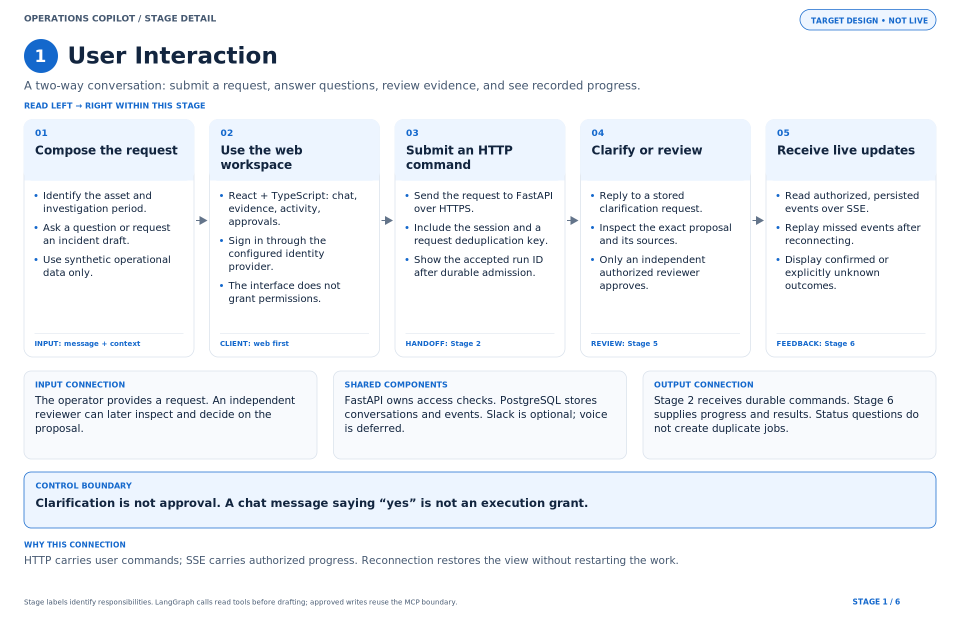
#> input picture docs/diagrams/png/01-user-interaction.png, 1920 x 1240 px (shown at 1/2 size); its folder holds 4 pictures in this run
$ python build_charts.py
#> lines starting #> are read from the running program, lines starting #| are printed output that depends on the picture
"""Render six separate, editable, left-to-right technical diagrams.
Uses Pillow for text metrics and CairoSVG for PNG previews. Fonts are not bundled.
These are target-design diagrams, not verified application/deployment evidence.
"""
from pathlib import Path
from html import escape
from xml.etree import ElementTree as ET
import json, zipfile
from PIL import ImageFont, Image, ImageOps, ImageDraw
import cairosvg

ROOT = Path(__file__).resolve().parent
W, H = 1920, 1240
FONT = '/usr/share/fonts/truetype/dejavu/DejaVuSans.ttf'
BOLD = '/usr/share/fonts/truetype/dejavu/DejaVuSans-Bold.ttf'
INK, MUTED, LINE = '#12253F', '#465971', '#D9E1EB'
STAGES = [
 dict(num=1, slug='user-interaction', title='User Interaction',
      subtitle='A two-way conversation: submit a request, answer questions, review evidence, and see recorded progress.',
      accent='#1468CC', tint='#EDF5FF',
      steps=[
       ('Compose the request', ['Identify the asset and investigation period.', 'Ask a question or request an incident draft.', 'Use synthetic operational data only.'], 'INPUT: message + context'),
       ('Use the web workspace', ['React + TypeScript: chat, evidence, activity, approvals.', 'Sign in through the configured identity provider.', 'The interface does not grant permissions.'], 'CLIENT: web first'),
       ('Submit an HTTP command', ['Send the request to FastAPI over HTTPS.', 'Include the session and a request deduplication key.', 'Show the accepted run ID after durable admission.'], 'HANDOFF: Stage 2'),
       ('Clarify or review', ['Reply to a stored clarification request.', 'Inspect the exact proposal and its sources.', 'Only an independent authorized reviewer approves.'], 'REVIEW: Stage 5'),
       ('Receive live updates', ['Read authorized, persisted events over SSE.', 'Replay missed events after reconnecting.', 'Display confirmed or explicitly unknown outcomes.'], 'FEEDBACK: Stage 6'),
      ],
      support=[('INPUT CONNECTION', 'The operator provides a request. An independent reviewer can later inspect and decide on the proposal.'),
               ('SHARED COMPONENTS', 'FastAPI owns access checks. PostgreSQL stores conversations and events. Slack is optional; voice is deferred.'),
               ('OUTPUT CONNECTION', 'Stage 2 receives durable commands. Stage 6 supplies progress and results. Status questions do not create duplicate jobs.')],
      rule='Clarification is not approval. A chat message saying “yes” is not an execution grant.',
      why='HTTP carries user commands; SSE carries authorized progress. Reconnection restores the view without restarting the work.'),
 dict(num=2, slug='api-and-orchestration', title='API & Workflow Orchestration',
      subtitle='FastAPI admits durable work. LangGraph coordinates the workflow. Application code owns authority.',
      accent='#098461', tint='#ECF9F4',
      steps=[
       ('Authenticate & validate', ['Verify the session and current team membership.', 'Check permissions, input schema, and limits.', 'Derive user and team identity on the server.'], 'COMPONENT: FastAPI'),
       ('Admit work durably', ['Commit message, run, and job in one transaction.', 'Deduplicate repeated request submissions.', 'Return HTTP 202 and the run ID after commit.'], 'STORE: PostgreSQL'),
       ('Lease a queued job', ['A worker claims a short, renewable job lease.', 'Use a fencing token to reject stale workers.', 'Do not hold a transaction during model calls.'], 'RUNTIME: worker'),
       ('Coordinate the graph', ['Load checkpoint plus authoritative application state.', 'Retrieve through Stage 4, then draft in Stage 3.', 'Route the immutable proposal to Stage 5.'], 'ORCHESTRATOR: LangGraph'),
       ('Pause, resume, or finish', ['Persist clarification or approval waits; release the lease.', 'Resume from a validated, committed user event.', 'Store status and events for Stage 6.'], 'PERSISTENCE: checkpoints'),
      ],
      support=[('INPUT CONNECTION', 'Stage 1 sends commands. A job is acknowledged only after its durable admission transaction commits.'),
               ('SHARED COMPONENTS', 'PostgreSQL: jobs, runs, checkpoints, proposals, approvals, events, outbox. OpenTelemetry: diagnostics.'),
               ('OUTPUT CONNECTION', 'Read tools: Stage 4. Model generation: Stage 3. Approval/write: Stage 5. User projections: Stage 6.')],
      rule='LangGraph coordinates execution; neither generated text nor a checkpoint grants permission to write.',
      why='API and worker can share a Python image with different commands. PostgreSQL replaces SQLite before distributed deployment.'),
 dict(num=3, slug='langchain-model-and-draft', title='LangChain Model & Draft Generation',
      subtitle='Generate only after authorized evidence is available. The output is a proposal, never permission or proof of execution.',
      accent='#7543C4', tint='#F4EFFF',
      steps=[
       ('Receive permitted evidence', ['Accept the validated request from the worker.', 'Use timestamped tool results from Stage 4.', 'Missing evidence triggers clarification or abstention.'], 'INPUT: authorized context'),
       ('Build the model input', ['LangChain prepares prompt templates and model messages.', 'Keep retrieved documents separate from instructions.', 'Bound context size and include evidence IDs.'], 'COMPONENT: LangChain'),
       ('Invoke the chosen model', ['ChatOllama connects the worker to local Ollama.', 'Request a structured draft under a fixed schema.', 'Apply time, output, and attempt limits.'], 'RUNTIME: Ollama'),
       ('Validate the draft', ['Pydantic validates fields and rejects forbidden authority fields.', 'Check citation IDs against retrieved evidence.', 'Semantic support requires evaluation and review.'], 'CONTROL: application code'),
       ('Freeze the proposal', ['Store exact content, destination, and evidence versions.', 'Assign a revision, payload hash, and expiry.', 'Return the proposal for independent review.'], 'HANDOFF: Stage 5'),
      ],
      support=[('INPUT CONNECTION', 'LangGraph calls Stage 4 read tools before final drafting. Stage numbers are component labels, not a rigid call order.'),
               ('SHARED COMPONENTS', 'LangChain runs inside the workflow worker. It is not an extra service or a second workflow orchestrator.'),
               ('OUTPUT CONNECTION', 'Stage 5 receives an immutable proposal. Stage 6 can show the evidence, assumptions, and concise explanation.')],
      rule='Show evidence and explanation—not a fabricated internal thought process. Model reasoning is never an audit record.',
      why='A deterministic model substitute tests control logic. Real-model trials separately measure answer quality and resource use.'),
 dict(num=4, slug='mcp-tools-and-services', title='Tools & Services via MCP',
      subtitle='One controlled tool boundary: read evidence before drafting; execute a write only after Stage 5 authorizes it.',
      accent='#B77904', tint='#FFF8E8',
      steps=[
       ('Receive a tool request', ['LangGraph selects an allowlisted tool operation.', 'Use typed arguments with bounded size and scope.', 'Read calls and approved writes follow distinct rules.'], 'CALLER: workflow worker'),
       ('Call the MCP server', ['Use a real MCP client over authenticated transport.', 'Optional LangChain adapter exposes compatible tools.', 'Send scoped service credentials and trusted run context.'], 'INTERFACE: MCP'),
       ('Enforce server policy', ['Validate credential audience, expiry, and scopes.', 'Resolve current access from trusted identity.', 'Reject unexpected tools and invalid arguments.'], 'BOUNDARY: MCP server'),
       ('Route the allowed call', ['Read: asset status, recent alerts, procedure search.', 'Write: create_incident with an approved proposal ID.', 'Recheck write authority at the execution boundary.'], 'SERVICES: synthetic only'),
       ('Validate the result', ['Read results carry evidence IDs and timestamps.', 'Writes return a verified receipt or uncertain status.', 'Bound and redact results before persisting events.'], 'RETURN: worker + events'),
      ],
      support=[('READ CONNECTION', 'Asset/alert service + approved procedures. Apply source access before results reach the Stage 3 model.'),
               ('WRITE CONNECTION', 'Stage 5 → guarded MCP write → incident service. The destination atomically stores the incident and deduplication receipt.'),
               ('SHARED COMPONENTS', 'PostgreSQL/pgvector can hold governed evidence. The incident destination has a logically independent receipt store.')],
      rule='MCP is a tool protocol—not the scheduler or permission policy. Model-supplied roles and “approved=true” are not authority.',
      why='A separate MCP service makes contracts and access failures testable with an independent client. No generic shell, SQL, or URL-fetch tool.'),
 dict(num=5, slug='approval-execution-and-recovery', title='Approval, Execution & Recovery',
      subtitle='The reviewer authorizes an exact proposal. The destination—not the model—establishes whether the incident exists.',
      accent='#CE354E', tint='#FFF0F3',
      steps=[
       ('Review the exact proposal', ['A different authorized person reviews the draft.', 'Show asset, destination, content, and evidence.', 'Keep the proposal immutable during review.'], 'INPUT: Stage 3 proposal'),
       ('Record the decision', ['Persist approve or reject with reviewer identity.', 'Bind approval to hash, revision, and expiry.', 'Rejecting or revising does not execute a write.'], 'STORE: approval record'),
       ('Recheck & grant execution', ['Verify current requester and reviewer permissions.', 'Check hash, expiry, freshness, and cancellation.', 'Commit a versioned execution grant.'], 'AUTHORITY: application'),
       ('Dispatch idempotently', ['Stage 4 submits the stable action ID and payload hash.', 'Destination commits incident plus receipt atomically.', 'Same key returns its result; changed payload conflicts.'], 'BOUNDARY: destination'),
       ('Confirm or reconcile', ['Verified receipt means confirmed success.', 'A definitive no-commit response means failure.', 'Ambiguity stays unknown; reconcile by action ID.'], 'HANDOFF: Stage 6'),
      ],
      support=[('REPLAY & DUPLICATES', 'Repeated approvals, worker retries, and lost responses must retain the same action identity for the same approved payload.'),
               ('UNKNOWN OUTCOMES', 'Look up the original destination receipt with bounded backoff. Missing receipts do not alone prove that nothing committed.'),
               ('CANCELLATION LIMIT', 'Cancellation before grant may stop dispatch. After dispatch, report confirmed or uncertain effects; do not claim an automatic undo.')],
      rule='Never retry an uncertain write with a new action ID. There is no universal exactly-once guarantee across arbitrary services.',
      why='Separate approval, execution, and receipt records let you demonstrate stale-approval denial and response-loss recovery.'),
 dict(num=6, slug='results-feedback-and-observability', title='Results, Feedback & Observability',
      subtitle='Keep users informed throughout the run. Final claims come from recorded evidence and confirmed destination outcomes.',
      accent='#176DB8', tint='#ECF6FF',
      steps=[
       ('Persist the actual state', ['Record confirmed success, failure, or unknown status.', 'Save ordered events with run and action IDs.', 'Commit notification intent in the outbox.'], 'SOURCE: application records'),
       ('Stream permitted events', ['Authorize the SSE stream and event-history requests.', 'Replay from the last cursor after reconnecting.', 'Recheck session and access during long streams.'], 'TRANSPORT: SSE + HTTP'),
       ('Explain with evidence', ['Show the recommendation and permitted sources.', 'Separate assumptions from confirmed actions.', 'Present tool outcomes in an inspectable timeline.'], 'DISPLAY: web workspace'),
       ('Deliver optional alerts', ['An outbox worker delivers opted-in Slack notifications.', 'Resolve recipients from approved identity mappings.', 'Track delivery failures separately from run success.'], 'EXTENSION: Slack'),
       ('Evaluate improvements', ['Capture user corrections and reviewed failure cases.', 'Compare changes against baselines and held-out tests.', 'Promote versioned changes only after release gates.'], 'GOVERNANCE: human review'),
      ],
      support=[('USER CONNECTION', 'Stage 1 receives progress, evidence, clarification, and final status. A correction or follow-up becomes a new validated command.'),
               ('OPERATIONAL VISIBILITY', 'OpenTelemetry correlates API, worker, model, and MCP diagnostics. Dashboards cover errors, latency, budgets, and unknown outcomes.'),
               ('RELEASE CONNECTION', 'GitHub Actions tests changes; Docker packages them; Helm/Kubernetes deploy approved versions. Feedback is not automatic retraining.')],
      rule='A model saying “done” is not evidence. Recorded outcomes override generated narratives; telemetry is not the approval database.',
      why='Progress and delivery remain available without a model-generated status message. Optional reasoning output is separate and non-authoritative.'),
]

fonts = {}
def font(size, bold=False):
    key=(size,bold)
    if key not in fonts: fonts[key]=ImageFont.truetype(BOLD if bold else FONT,size)
    return fonts[key]

def wrap(text, max_width, size, bold=False):
    words=text.split(); lines=[]; line=''
    for word in words:
        test=(line+' '+word).strip()
        if font(size,bold).getlength(test) <= max_width:
            line=test
        else:
            if not line: raise ValueError(f'Word too wide: {word}')
            lines.append(line); line=word
    if line: lines.append(line)
    return lines

def render(stage):
    parts=[]
    def add(x): parts.append(x)
    def rect(x,y,w,h,fill='#FFFFFF',stroke=LINE,r=16):
        add(f'<rect x="{x}" y="{y}" width="{w}" height="{h}" rx="{r}" fill="{fill}" stroke="{stroke}" stroke-width="1.5"/>')
    def text(x,y,s,size=22,bold=False,color=INK,max_width=None,line_height=None):
        lines=wrap(s,max_width,size,bold) if max_width else [s]
        lh=line_height or size*1.35
        for i,line in enumerate(lines):
            assert x>=0 and x+font(size,bold).getlength(line)<=W-25,(stage['num'],line)
            assert y+i*lh < H-16,(stage['num'],line)
            add(f'<text x="{x}" y="{y+i*lh:.1f}" font-size="{size}" font-weight="{700 if bold else 400}" fill="{color}">{escape(line)}</text>')
        return y+len(lines)*lh
    a,t=stage['accent'],stage['tint']
    add(f'<svg xmlns="http://www.w3.org/2000/svg" width="{W}" height="{H}" viewBox="0 0 {W} {H}" role="img" aria-labelledby="title desc">')
    add(f'<title id="title">Stage {stage["num"]}: {escape(stage["title"])}</title>')
    add('<desc id="desc">A standalone left-to-right target-design diagram. Five numbered steps connect with right-facing arrows. Supporting notes explain system connections and control boundaries.</desc>')
    add('<defs><marker id="arrow" markerWidth="9" markerHeight="9" refX="7" refY="4.5" orient="auto"><path d="M0,0 L8,4.5 L0,9 Z" fill="#63748A"/></marker></defs>')
    add('<g font-family="DejaVu Sans, Arial, sans-serif">')
    rect(0,0,W,H,'#FFFFFF','#FFFFFF',0)
    text(48,43,'OPERATIONS COPILOT  /  STAGE DETAIL',18,True,MUTED)
    rect(1600,19,272,41,t,a,20)
    text(1622,47,'TARGET DESIGN • NOT LIVE',15,True,a)
    add(f'<circle cx="82" cy="112" r="34" fill="{a}"/>')
    text(69,124,str(stage['num']),34,True,'#FFFFFF')
    text(135,127,stage['title'],46,True,max_width=1715)
    text(48,179,stage['subtitle'],23,False,MUTED,max_width=1824)
    text(48,217,'READ LEFT → RIGHT WITHIN THIS STAGE',16,True,a)
    X=48; Y=239; CW=340; CH=475; GAP=31
    for i,(title,items,tag) in enumerate(stage['steps']):
        x=X+i*(CW+GAP)
        rect(x,Y,CW,CH,'#FFFFFF',LINE,17)
        rect(x,Y,CW,122,t,t,17)
        add(f'<rect x="{x+1}" y="{Y+102}" width="{CW-2}" height="20" fill="{t}"/>')
        text(x+22,Y+33,f'{i+1:02d}',18,True,a)
        text(x+22,Y+70,title,24,True,max_width=CW-44,line_height=29)
        ypos=Y+159
        for item in items:
            add(f'<circle cx="{x+24}" cy="{ypos-7}" r="3" fill="{a}"/>')
            ypos=text(x+38,ypos,item,20,False,INK,max_width=CW-58,line_height=26)+12
        assert ypos<=Y+CH-37,(stage['num'],i,ypos)
        add(f'<line x1="{x+21}" y1="{Y+CH-47}" x2="{x+CW-21}" y2="{Y+CH-47}" stroke="{LINE}"/>')
        text(x+21,Y+CH-22,tag,14,True,a,max_width=CW-42)
        if i<4:
            add(f'<path d="M{x+CW+4},{Y+202} H{x+CW+GAP-6}" stroke="#63748A" stroke-width="2" fill="none" marker-end="url(#arrow)"/>')
    # Three supporting connection panels.
    for i,(label,body) in enumerate(stage['support']):
        x=48+i*619
        rect(x,742,586,176,'#F8FAFD',LINE,14)
        text(x+22,775,label,16,True,a)
        text(x+22,808,body,21,False,INK,max_width=542,line_height=28)
    rect(48,944,1824,112,t,a,14)
    text(71,977,'CONTROL BOUNDARY',16,True,a)
    text(71,1014,stage['rule'],23,True,INK,max_width=1778,line_height=29)
    text(48,1095,'WHY THIS CONNECTION',15,True,a)
    text(48,1128,stage['why'],21,False,MUTED,max_width=1810,line_height=28)
    text(48,1209,'Stage labels identify responsibilities. LangGraph calls read tools before drafting; approved writes reuse the MCP boundary.',14,False,MUTED)
    text(1705,1209,f'STAGE {stage["num"]} / 6',15,True,a)
    add('</g></svg>')
    svg='\n'.join(parts)
    ET.fromstring(svg)
    name=f'{stage["num"]:02d}-{stage["slug"]}'
    (ROOT/'svg'/f'{name}.svg').write_text(svg)
    cairosvg.svg2png(bytestring=svg.encode(),write_to=str(ROOT/'png'/f'{name}.png'))
    # Editable semantic source; layouts differ across Mermaid engines.
    mm=[f'%% TARGET DESIGN — Stage {stage["num"]}: {stage["title"]}',
        '%% Component-stage labels are not a strict runtime call order.', 'flowchart LR']
    for i,(title,items,tag) in enumerate(stage['steps'],1):
        label='<br/>'.join([f'{i:02d} • {title}',*items])
        label=label.replace('"','&quot;')
        mm.append(f'    S{i}["{label}"]')
    mm.append('    S1 --> S2 --> S3 --> S4 --> S5')
    mm.append(f'    classDef step fill:{t},stroke:{a},color:{INK},stroke-width:1.5px;')
    mm.append('    class S1,S2,S3,S4,S5 step;')
    (ROOT/'mermaid'/f'{name}.mmd').write_text('\n'.join(mm)+'\n')
    return name

for d in ['png','svg','mermaid']: (ROOT/d).mkdir(exist_ok=True)
names=[render(s) for s in STAGES]
(ROOT/'stages.json').write_text(json.dumps(STAGES,indent=2,ensure_ascii=False))
md=['# Operations Copilot — six standalone stage diagrams',
    '', '**Target design, not a claim of completed integration or production deployment.**',
    '', 'Each image is a separate full-size diagram with its own left-to-right flow. SVG is the scalable version; PNG is a 1920 × 1240 preview. Mermaid contains editable semantic flow, not a pixel-identical rendering.',
    '', 'The stage numbers label component responsibilities rather than a strict execution sequence. LangGraph (Stage 2) calls Stage 4 read tools before Stage 3 final drafting. Stage 5 invokes the MCP write boundary after approval. Stage 6 publishes progress throughout the run.',
    '', 'Source alignment: the existing Operations Copilot implementation guide and the conversation’s clarification of LangChain/LangGraph responsibilities. No implementation or deployment status has changed.', '']
for s,n in zip(STAGES,names):
    md += [f'## {s["num"]}. {s["title"]}',f'![{s["title"]}](png/{n}.png)',f'[SVG](svg/{n}.svg) · [PNG](png/{n}.png) · [Mermaid](mermaid/{n}.mmd)', '',s['rule'],'']
md += ['## Verification', '', 'All six SVGs were parsed, all previews rendered with CairoSVG, and text widths/card bounds checked by the generator. Mermaid-engine rendering was not run. This is diagram validation, not application testing.', '', 'To regenerate: install Pillow and CairoSVG, then run `python build_charts.py`. The script uses installed DejaVu fonts; no fonts are bundled.']
(ROOT/'README.md').write_text('\n'.join(md)+'\n')
html=['<!doctype html><html lang="en"><meta charset="utf-8"><meta name="viewport" content="width=device-width,initial-scale=1"><title>Operations Copilot — Stage diagrams</title><style>body{font:18px system-ui;margin:24px;max-width:1920px}img{width:100%;height:auto;display:block}section{margin:32px 0 48px}a{margin-right:16px}h2{margin:12px 0}</style><h1>Operations Copilot — six stage diagrams</h1><p>Target design. Each diagram reads left to right. Open an SVG for full-size scaling.</p>']
for s,n in zip(STAGES,names):
    html.append(f'<section><h2>{s["num"]}. {escape(s["title"])}</h2><a href="svg/{n}.svg">Scalable SVG</a><a href="png/{n}.png">PNG</a><a href="mermaid/{n}.mmd">Mermaid source</a><img src="svg/{n}.svg" alt="{escape(s["title"])}"></section>')
html.append('</html>')
(ROOT/'index.html').write_text('\n'.join(html))
# Internal contact sheet for quality inspection only.
thumbs=[]
for n in names:
    im=Image.open(ROOT/'png'/f'{n}.png').convert('RGB')
#> im is the input picture: PIL image 1920x1240 RGB; mean R, G, B 240.8, 243.9, 247.9
    im.thumbnail((960,620)); thumbs.append(im)
#> after `im.thumbnail((960, 620))`:
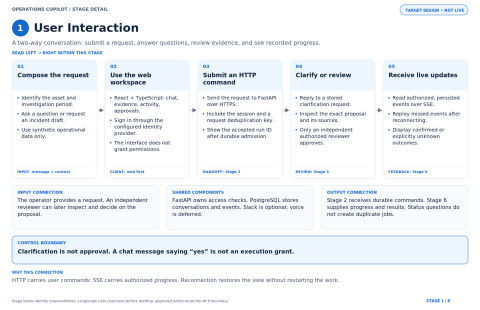
#> im: PIL image 960x620 RGB (shown at 1/2 size); mean R, G, B 240.6, 243.8, 247.7
#> pass 2 of the loop `for n in names:`:
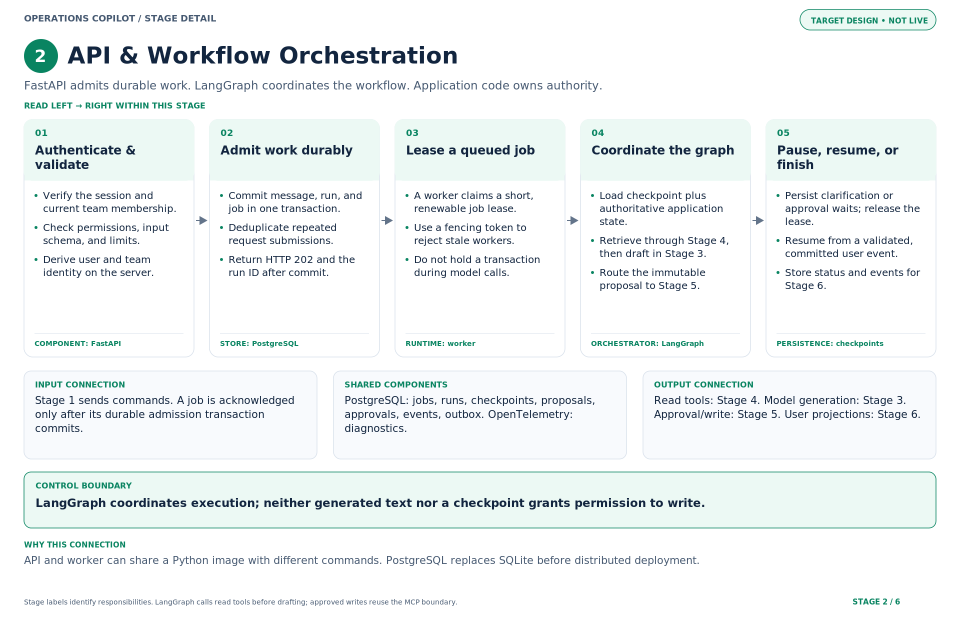
#> input picture docs/diagrams/png/02-api-and-orchestration.png, 1920 x 1240 px (shown at 1/2 size)
#> im is the input picture: PIL image 1920x1240 RGB; mean R, G, B 239.8, 244.2, 244.4
#> `im.thumbnail((960, 620))`:
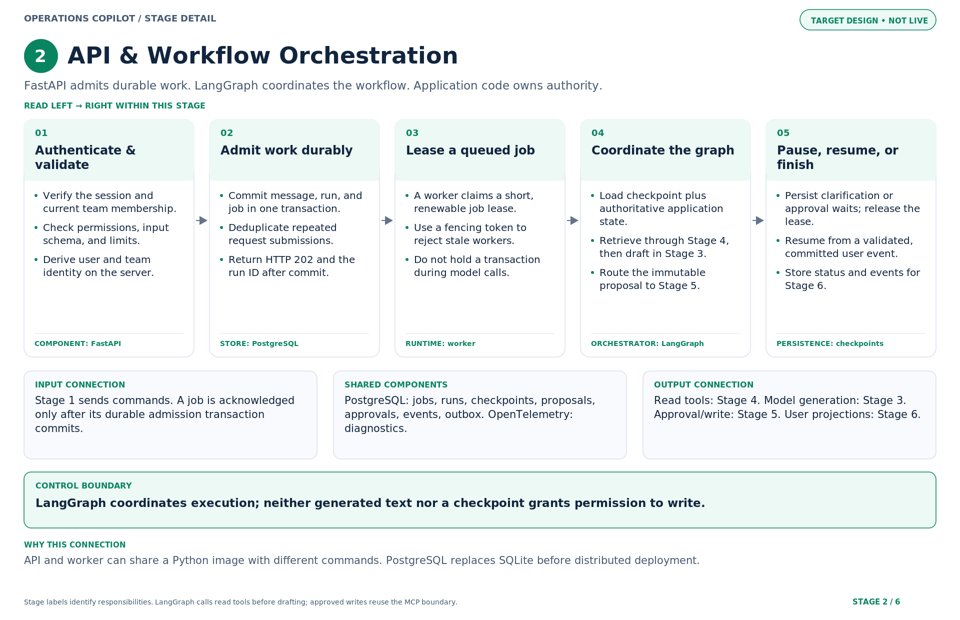
#> im: PIL image 960x620 RGB; mean R, G, B 239.6, 244, 244.2
#> (the run stopped early here; a loop or call above may not have finished)
